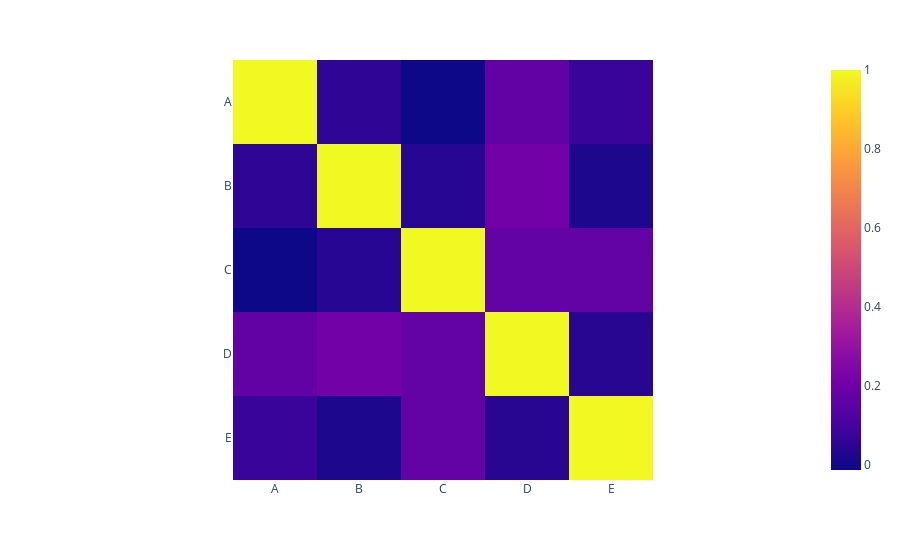

The notebook cell saved with this chart:
### Code cell
fig = px.imshow(corr)
fig.show()

### Figure 1 — Plotly figure (JSON) as saved in the notebook; plotly's stock layout.template omitted (floating-point values rounded to 4 significant figures)
{"data": [{"coloraxis": "coloraxis", "hovertemplate": "x: %{x}<br>y: %{y}<br>color: %{z}<extra></extra>", "name": "0", "type": "heatmap", "x": ["A", "B", "C", "D", "E"], "xaxis": "x", "y": ["A", "B", "C", "D", "E"], "yaxis": "y", "z": [[1, 0.05266, -0.01271, 0.1718, 0.07419], [0.05266, 1, 0.03745, 0.2111, 0.01775], [-0.01271, 0.03745, 1, 0.1745, 0.1733], [0.1718, 0.2111, 0.1745, 1, 0.04105], [0.07419, 0.01775, 0.1733, 0.04105, 1]]}], "layout": {"coloraxis": {"colorscale": [[0, "#0d0887"], [0.1111, "#46039f"], [0.2222, "#7201a8"], [0.3333, "#9c179e"], [0.4444, "#bd3786"], [0.5556, "#d8576b"], [0.6667, "#ed7953"], [0.7778, "#fb9f3a"], [0.8889, "#fdca26"], [1, "#f0f921"]]}, "margin": {"t": 60}, "xaxis": {"anchor": "y", "constrain": "domain", "domain": [0, 1], "scaleanchor": "y"}, "yaxis": {"anchor": "x", "autorange": "reversed", "constrain": "domain", "domain": [0, 1]}}}
